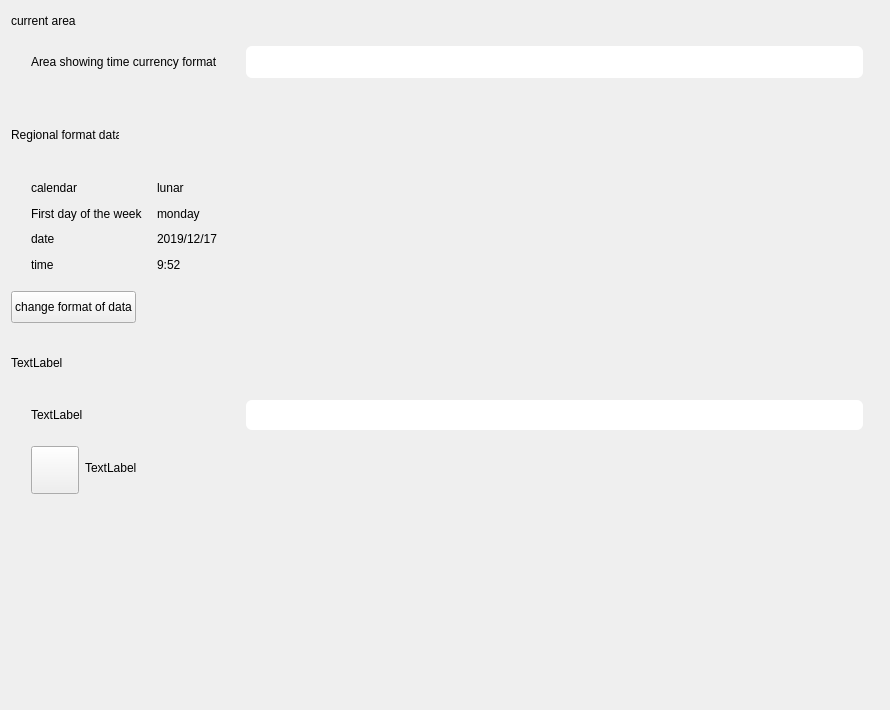
<?xml version="1.0" encoding="UTF-8"?>
<ui version="4.0">
 <class>Area</class>
 <widget class="QWidget" name="Area">
  <property name="geometry">
   <rect>
    <x>0</x>
    <y>0</y>
    <width>890</width>
    <height>710</height>
   </rect>
  </property>
  <property name="minimumSize">
   <size>
    <width>0</width>
    <height>0</height>
   </size>
  </property>
  <property name="maximumSize">
   <size>
    <width>16777215</width>
    <height>16777215</height>
   </size>
  </property>
  <property name="windowTitle">
   <string>Area</string>
  </property>
  <layout class="QVBoxLayout" name="verticalLayout_3">
   <item>
    <layout class="QHBoxLayout" name="horizontalLayout_9">
     <property name="leftMargin">
      <number>0</number>
     </property>
     <item>
      <widget class="QLabel" name="arealabel">
       <property name="minimumSize">
        <size>
         <width>150</width>
         <height>18</height>
        </size>
       </property>
       <property name="maximumSize">
        <size>
         <width>150</width>
         <height>18</height>
        </size>
       </property>
       <property name="text">
        <string>current area</string>
       </property>
      </widget>
     </item>
     <item>
      <spacer name="horizontalSpacer">
       <property name="orientation">
        <enum>Qt::Horizontal</enum>
       </property>
       <property name="sizeHint" stdset="0">
        <size>
         <width>40</width>
         <height>20</height>
        </size>
       </property>
      </spacer>
     </item>
    </layout>
   </item>
   <item>
    <widget class="QWidget" name="showformwidget" native="true">
     <property name="sizePolicy">
      <sizepolicy hsizetype="Minimum" vsizetype="Preferred">
       <horstretch>0</horstretch>
       <verstretch>0</verstretch>
      </sizepolicy>
     </property>
     <property name="minimumSize">
      <size>
       <width>550</width>
       <height>50</height>
      </size>
     </property>
     <property name="maximumSize">
      <size>
       <width>960</width>
       <height>50</height>
      </size>
     </property>
     <layout class="QHBoxLayout" name="horizontalLayout_2">
      <property name="spacing">
       <number>0</number>
      </property>
      <property name="leftMargin">
       <number>0</number>
      </property>
      <property name="topMargin">
       <number>0</number>
      </property>
      <property name="rightMargin">
       <number>0</number>
      </property>
      <property name="bottomMargin">
       <number>0</number>
      </property>
      <item>
       <layout class="QHBoxLayout" name="horizontalLayout_5">
        <property name="leftMargin">
         <number>20</number>
        </property>
        <property name="rightMargin">
         <number>16</number>
        </property>
        <item>
         <widget class="QLabel" name="countrylabel">
          <property name="minimumSize">
           <size>
            <width>209</width>
            <height>15</height>
           </size>
          </property>
          <property name="maximumSize">
           <size>
            <width>209</width>
            <height>15</height>
           </size>
          </property>
          <property name="text">
           <string>Area showing time currency format</string>
          </property>
         </widget>
        </item>
        <item>
         <widget class="QComboBox" name="countrycomboBox">
          <property name="sizePolicy">
           <sizepolicy hsizetype="Minimum" vsizetype="Fixed">
            <horstretch>0</horstretch>
            <verstretch>0</verstretch>
           </sizepolicy>
          </property>
          <property name="minimumSize">
           <size>
            <width>291</width>
            <height>30</height>
           </size>
          </property>
          <property name="maximumSize">
           <size>
            <width>16777215</width>
            <height>32</height>
           </size>
          </property>
          <property name="styleSheet">
           <string notr="true">QComboBox{
    background: rgba(255, 255, 255);
    border-radius: 6px;
    font-size:14px;
    color: black;
    min-height: 30px;
    combobox-popup: 0;  /* 配合setMaxVisibleItems设置下拉框显示的条数，超过的滚动显示 */
}

QComboBox QAbstractItemView::item {
    min-height: 30px;
    border-radius: 2px ;
    color:black;
    background-color: rgba(255, 255, 255);
}

QComboBox::down-arrow{
    image:url(://img/dropArrow/downpx.png);
}

QComboBox::drop-down{
    width: 30px;
    border: none;
}

QComboBox QListView::item:selected{
    background: #3D6BE5;
}



</string>
          </property>
         </widget>
        </item>
       </layout>
      </item>
     </layout>
    </widget>
   </item>
   <item>
    <layout class="QHBoxLayout" name="horizontalLayout_3">
     <property name="leftMargin">
      <number>0</number>
     </property>
     <property name="topMargin">
      <number>32</number>
     </property>
     <property name="bottomMargin">
      <number>16</number>
     </property>
     <item>
      <widget class="QLabel" name="areaformlabel">
       <property name="minimumSize">
        <size>
         <width>108</width>
         <height>18</height>
        </size>
       </property>
       <property name="maximumSize">
        <size>
         <width>108</width>
         <height>18</height>
        </size>
       </property>
       <property name="text">
        <string>Regional format data</string>
       </property>
      </widget>
     </item>
     <item>
      <spacer name="horizontalSpacer_2">
       <property name="orientation">
        <enum>Qt::Horizontal</enum>
       </property>
       <property name="sizeHint" stdset="0">
        <size>
         <width>40</width>
         <height>20</height>
        </size>
       </property>
      </spacer>
     </item>
    </layout>
   </item>
   <item>
    <widget class="QWidget" name="formwidget" native="true">
     <property name="minimumSize">
      <size>
       <width>550</width>
       <height>118</height>
      </size>
     </property>
     <property name="maximumSize">
      <size>
       <width>960</width>
       <height>118</height>
      </size>
     </property>
     <layout class="QVBoxLayout" name="verticalLayout">
      <property name="leftMargin">
       <number>20</number>
      </property>
      <item>
       <layout class="QHBoxLayout" name="horizontalLayout_4">
        <item>
         <widget class="QLabel" name="calendarlabel">
          <property name="minimumSize">
           <size>
            <width>120</width>
            <height>15</height>
           </size>
          </property>
          <property name="maximumSize">
           <size>
            <width>120</width>
            <height>15</height>
           </size>
          </property>
          <property name="text">
           <string>calendar</string>
          </property>
         </widget>
        </item>
        <item>
         <widget class="QLabel" name="Lunarcalendar">
          <property name="text">
           <string>lunar</string>
          </property>
         </widget>
        </item>
       </layout>
      </item>
      <item>
       <layout class="QHBoxLayout" name="horizontalLayout_6">
        <item>
         <widget class="QLabel" name="weeklabel">
          <property name="minimumSize">
           <size>
            <width>110</width>
            <height>15</height>
           </size>
          </property>
          <property name="maximumSize">
           <size>
            <width>120</width>
            <height>15</height>
           </size>
          </property>
          <property name="text">
           <string>First day of the week</string>
          </property>
         </widget>
        </item>
        <item>
         <widget class="QLabel" name="firstDayLabel">
          <property name="text">
           <string>monday</string>
          </property>
         </widget>
        </item>
       </layout>
      </item>
      <item>
       <layout class="QHBoxLayout" name="horizontalLayout_7">
        <item>
         <widget class="QLabel" name="datelabel">
          <property name="minimumSize">
           <size>
            <width>120</width>
            <height>15</height>
           </size>
          </property>
          <property name="maximumSize">
           <size>
            <width>120</width>
            <height>15</height>
           </size>
          </property>
          <property name="text">
           <string>date</string>
          </property>
         </widget>
        </item>
        <item>
         <widget class="QLabel" name="datelabelshow">
          <property name="text">
           <string>2019/12/17</string>
          </property>
         </widget>
        </item>
       </layout>
      </item>
      <item>
       <layout class="QHBoxLayout" name="horizontalLayout_8">
        <item>
         <widget class="QLabel" name="timelabel">
          <property name="minimumSize">
           <size>
            <width>120</width>
            <height>15</height>
           </size>
          </property>
          <property name="maximumSize">
           <size>
            <width>120</width>
            <height>15</height>
           </size>
          </property>
          <property name="text">
           <string>time</string>
          </property>
         </widget>
        </item>
        <item>
         <widget class="QLabel" name="timelabelshow">
          <property name="text">
           <string>9:52</string>
          </property>
         </widget>
        </item>
       </layout>
      </item>
     </layout>
    </widget>
   </item>
   <item>
    <layout class="QHBoxLayout" name="horizontalLayout_10">
     <property name="bottomMargin">
      <number>24</number>
     </property>
     <item>
      <widget class="QPushButton" name="chgformButton">
       <property name="minimumSize">
        <size>
         <width>120</width>
         <height>32</height>
        </size>
       </property>
       <property name="maximumSize">
        <size>
         <width>1000</width>
         <height>32</height>
        </size>
       </property>
       <property name="text">
        <string>change format of data</string>
       </property>
      </widget>
     </item>
     <item>
      <spacer name="horizontalSpacer_9">
       <property name="orientation">
        <enum>Qt::Horizontal</enum>
       </property>
       <property name="sizeHint" stdset="0">
        <size>
         <width>40</width>
         <height>20</height>
        </size>
       </property>
      </spacer>
     </item>
    </layout>
   </item>
   <item>
    <layout class="QHBoxLayout" name="horizontalLayout_11">
     <property name="leftMargin">
      <number>0</number>
     </property>
     <property name="bottomMargin">
      <number>6</number>
     </property>
     <item>
      <widget class="QLabel" name="mainLagLabel">
       <property name="minimumSize">
        <size>
         <width>71</width>
         <height>20</height>
        </size>
       </property>
       <property name="maximumSize">
        <size>
         <width>16777215</width>
         <height>20</height>
        </size>
       </property>
       <property name="text">
        <string>TextLabel</string>
       </property>
      </widget>
     </item>
     <item>
      <spacer name="horizontalSpacer_10">
       <property name="orientation">
        <enum>Qt::Horizontal</enum>
       </property>
       <property name="sizeHint" stdset="0">
        <size>
         <width>40</width>
         <height>20</height>
        </size>
       </property>
      </spacer>
     </item>
    </layout>
   </item>
   <item>
    <layout class="QVBoxLayout" name="verticalLayout_2">
     <property name="spacing">
      <number>0</number>
     </property>
     <item>
      <widget class="QWidget" name="languagewidget" native="true">
       <property name="sizePolicy">
        <sizepolicy hsizetype="Minimum" vsizetype="Preferred">
         <horstretch>0</horstretch>
         <verstretch>0</verstretch>
        </sizepolicy>
       </property>
       <property name="minimumSize">
        <size>
         <width>550</width>
         <height>50</height>
        </size>
       </property>
       <property name="maximumSize">
        <size>
         <width>960</width>
         <height>50</height>
        </size>
       </property>
       <layout class="QHBoxLayout" name="horizontalLayout_12">
        <property name="spacing">
         <number>6</number>
        </property>
        <property name="leftMargin">
         <number>20</number>
        </property>
        <property name="rightMargin">
         <number>16</number>
        </property>
        <property name="bottomMargin">
         <number>0</number>
        </property>
        <item>
         <widget class="QLabel" name="languagelabel">
          <property name="minimumSize">
           <size>
            <width>209</width>
            <height>18</height>
           </size>
          </property>
          <property name="maximumSize">
           <size>
            <width>209</width>
            <height>18</height>
           </size>
          </property>
          <property name="text">
           <string>TextLabel</string>
          </property>
         </widget>
        </item>
        <item>
         <widget class="QComboBox" name="langcomboBox">
          <property name="sizePolicy">
           <sizepolicy hsizetype="Minimum" vsizetype="Fixed">
            <horstretch>0</horstretch>
            <verstretch>0</verstretch>
           </sizepolicy>
          </property>
          <property name="minimumSize">
           <size>
            <width>291</width>
            <height>30</height>
           </size>
          </property>
          <property name="styleSheet">
           <string notr="true">QComboBox{
    background: rgba(255, 255, 255);
    border-radius: 6px;
    font-size:14px;
    color: black;
    min-height: 30px;
    combobox-popup: 0;  /* 配合setMaxVisibleItems设置下拉框显示的条数，超过的滚动显示 */
}

QComboBox QAbstractItemView::item {
    min-height: 30px;
    border-radius: 2px ;
    color:black;
    background-color: rgba(255, 255, 255);
}

QComboBox::down-arrow{
    image:url(://img/dropArrow/downpx.png);
}

QComboBox::drop-down{
    width: 30px;
    border: none;
}

QComboBox QListView::item:selected{
    background: #3D6BE5;
}



</string>
          </property>
         </widget>
        </item>
       </layout>
      </widget>
     </item>
     <item>
      <widget class="QWidget" name="addlanwidget" native="true">
       <property name="sizePolicy">
        <sizepolicy hsizetype="Minimum" vsizetype="Preferred">
         <horstretch>0</horstretch>
         <verstretch>0</verstretch>
        </sizepolicy>
       </property>
       <property name="minimumSize">
        <size>
         <width>550</width>
         <height>60</height>
        </size>
       </property>
       <property name="maximumSize">
        <size>
         <width>960</width>
         <height>50</height>
        </size>
       </property>
       <layout class="QHBoxLayout" name="horizontalLayout_13">
        <property name="leftMargin">
         <number>20</number>
        </property>
        <property name="topMargin">
         <number>6</number>
        </property>
        <property name="rightMargin">
         <number>6</number>
        </property>
        <property name="bottomMargin">
         <number>10</number>
        </property>
        <item>
         <widget class="QPushButton" name="addlanBtn">
          <property name="sizePolicy">
           <sizepolicy hsizetype="Minimum" vsizetype="Minimum">
            <horstretch>0</horstretch>
            <verstretch>0</verstretch>
           </sizepolicy>
          </property>
          <property name="minimumSize">
           <size>
            <width>48</width>
            <height>48</height>
           </size>
          </property>
          <property name="maximumSize">
           <size>
            <width>48</width>
            <height>48</height>
           </size>
          </property>
          <property name="text">
           <string/>
          </property>
         </widget>
        </item>
        <item>
         <widget class="QLabel" name="addlanlabel">
          <property name="minimumSize">
           <size>
            <width>200</width>
            <height>20</height>
           </size>
          </property>
          <property name="maximumSize">
           <size>
            <width>16777215</width>
            <height>20</height>
           </size>
          </property>
          <property name="text">
           <string>TextLabel</string>
          </property>
         </widget>
        </item>
        <item>
         <spacer name="horizontalSpacer_12">
          <property name="orientation">
           <enum>Qt::Horizontal</enum>
          </property>
          <property name="sizeHint" stdset="0">
           <size>
            <width>538</width>
            <height>39</height>
           </size>
          </property>
         </spacer>
        </item>
       </layout>
      </widget>
     </item>
    </layout>
   </item>
   <item>
    <spacer name="verticalSpacer">
     <property name="orientation">
      <enum>Qt::Vertical</enum>
     </property>
     <property name="sizeHint" stdset="0">
      <size>
       <width>20</width>
       <height>40</height>
      </size>
     </property>
    </spacer>
   </item>
  </layout>
 </widget>
 <layoutdefault spacing="6" margin="11"/>
 <resources/>
 <connections/>
</ui>
